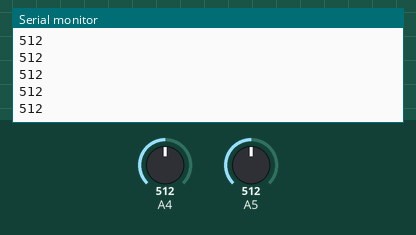
Bench run of a sketch on a simulated Arduino Uno, built with avr-gcc and run on an emulated ATmega328P. Parts: the last lines printed to the serial monitor. The inputs (shaded band) are chosen by the test bench; at power-on: A4 = 512, A5 = 512.

Above: at 1.2 s.
1.3 s: A4 set to 716
At 2.2 s:
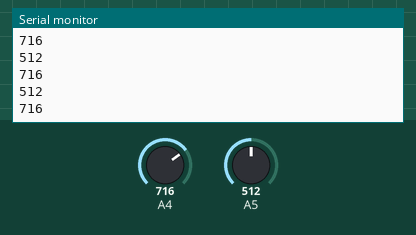
2.8 s: A5 set to 716
At 3.8 s:
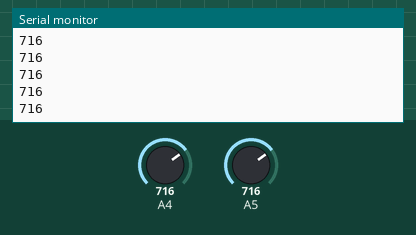
4.3 s: A4 set to 900
At 5.2 s:
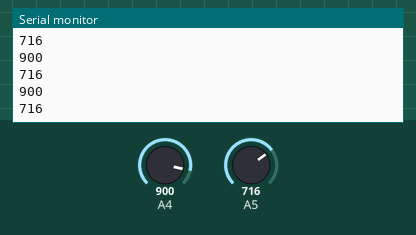
5.8 s: A5 set to 511
At 6.8 s:
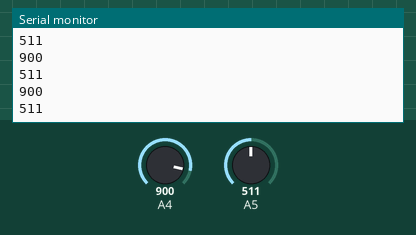
Timing chart, 0 to 8.3 s (numbered marks = the images above; inputs shaded):
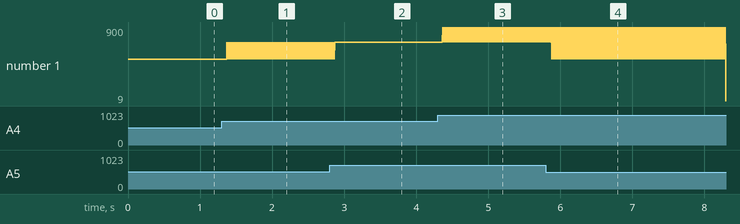

Measured:
- after the input at 1.3 s, the serial monitor: prints a new line after 0.07 s (image 1)
- after the input at 4.3 s, the serial monitor: prints a new line after 0.07 s (image 3)
- after the input at 5.8 s, the serial monitor: prints a new line after 0.08 s (image 4)
- plotted number 1: 512 → 716 after the input at 1.3 s

The sketch:

joystick.ino
```cpp
void setup() {
  Serial.begin(9600);

}

void loop() {
  int s1 = analogRead(A4);
  int s2 = analogRead(A5);
  Serial.println(s1);
  Serial.println(s2);


}
```
